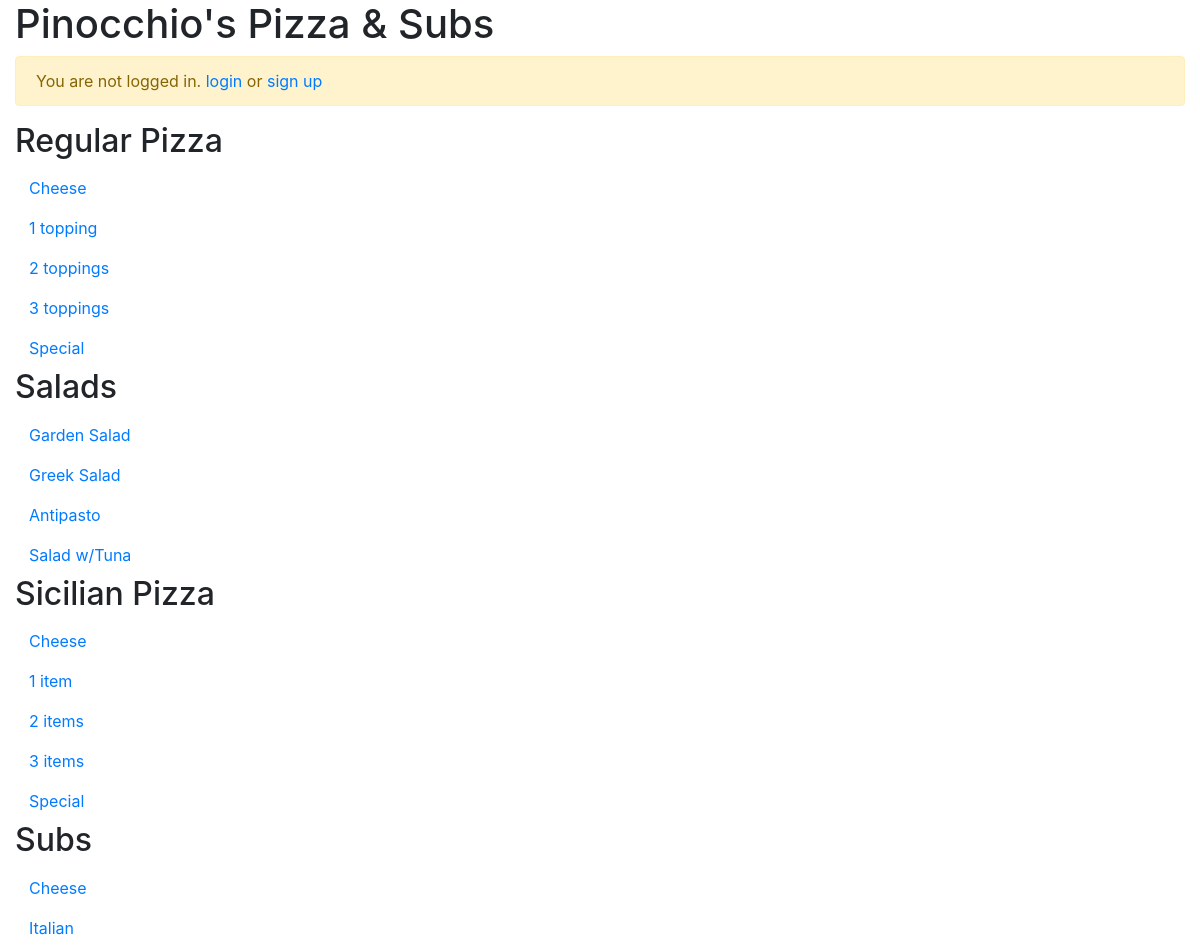
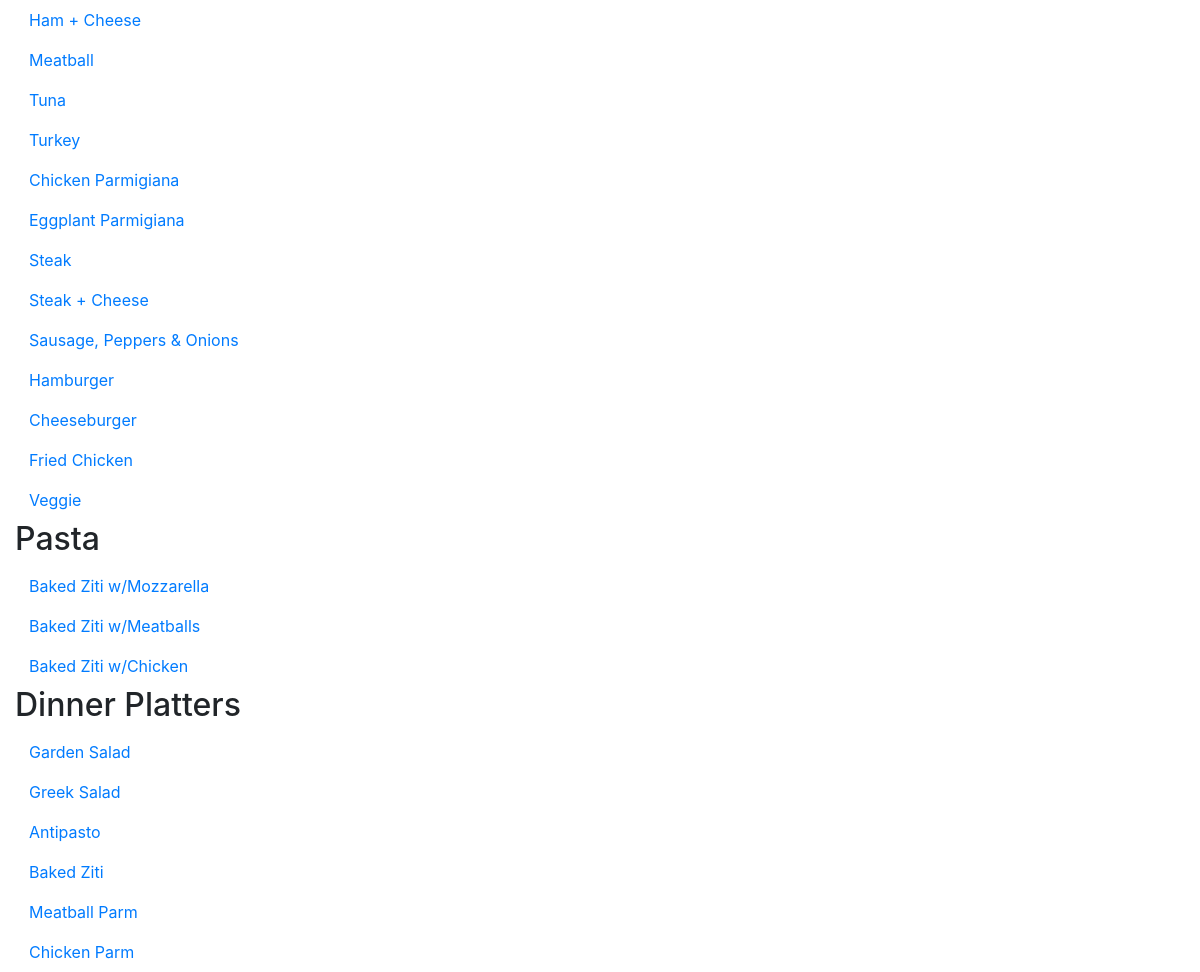
The page / on the database its author committed (2 pictures, top to bottom).
### orders/models.py (models this page shows, shortened)
class MenuSection(models.Model):
    title = models.CharField(max_length=30)
    global_available_toppings = models.ManyToManyField(Topping, blank=True)
    topping_price_is_included = models.BooleanField("Prices for toppings are included in the price of the dish")
    def __str__(self):
        return self.title

class Dish(models.Model):
    name = models.CharField(max_length=30)
    min_global_toppings = models.PositiveSmallIntegerField(default=0)
    max_global_toppings = models.PositiveSmallIntegerField(default=0)
    min_local_toppings = models.PositiveSmallIntegerField(default=0)
    max_local_toppings = models.PositiveSmallIntegerField(default=0)
    price = models.DecimalField(max_digits=4, decimal_places=2, null=True, blank=True)
    price_small = models.DecimalField("Small size price", max_digits=4, decimal_places=2, null=True, blank=True)
    price_large = models.DecimalField("Large size price", max_digits=4, decimal_places=2, null=True, blank=True)
    menu_section = models.ForeignKey(MenuSection, on_delete=models.CASCADE)
    local_available_toppings = models.ManyToManyField(Topping, blank=True)

### orders/views.py (the view)
# urls.py: path("", views.menu, name="menu"),
def menu(request):
    menu = {
        menu_section: {
            'dishes': menu_section.dish_set.all(),
            'there_are_one_price_dishes': any(dish.price != None for dish in menu_section.dish_set.all()),
            'topping_price_is_included': menu_section.topping_price_is_included,
        }
        for menu_section in MenuSection.objects.all()
    }
    variables = {
        'menu': menu.items(),
    }
    return render(request, 'orders/menu.html', variables)

### orders/templates/orders/menu.html (shortened to what this page needs)
{% extends 'orders/base.html' %}
{% block content %}
{% for menu_section, items in menu %}
<h2>{{ menu_section }}</h2>
<table>
  {% for dish in items.dishes %}
  <tr>
    <td>
      <form method='POST' action='/dish/'>
          <input type="submit" name='dish' value="{{ dish.name }}" class="btn btn-link">
      </form>
    </td>
  </tr>
  {% endfor %}
</table>
{% endfor %}
{% endblock %}

### orders/templates/orders/base.html (shortened to what this page needs)
{% extends 'base.html' %}
{% block heading %}
Pinocchio's Pizza & Subs
{% endblock %}
{% block header %}
{% if not user.is_authenticated %}
<div class="alert alert-warning" role="alert">
  You are not logged in. <a href="{% url 'login' %}">login</a> or <a href="{% url 'signup' %}">sign up</a>
</div>
{% endif %}
{% endblock %}

### accounts/templates/accounts/base.html
{% extends 'base.html' %}

### pinocchios/templates/base.html (shortened to what this page needs)
<!DOCTYPE html>
<html>
<head>
    <link rel="stylesheet" href="https://stackpath.bootstrapcdn.com/bootstrap/4.1.3/css/bootstrap.min.css">
</head>
<body>
    <main>
        <div class="container-fluid">
            <h1>{% block heading %} {% endblock %}</h1>
            {% block header %}{% endblock %}
            {% block content %}{% endblock %}
        </div>
    </main>
</body>
</html>

### rows shown on the page
MenuSection: title "Regular Pizza"
Dish: dish "Cheese"
Dish: dish "1 topping"
Dish: dish "2 toppings"
Dish: dish "3 toppings"
Dish: dish "Special"
MenuSection: title "Salads"
Dish: dish "Garden Salad"
Dish: dish "Greek Salad"
Dish: dish "Antipasto"
Dish: dish "Salad w/Tuna"
MenuSection: title "Sicilian Pizza"
Dish: dish "Cheese"
Dish: dish "1 item"
Dish: dish "2 items"
Dish: dish "3 items"
Dish: dish "Special"
MenuSection: title "Subs"
Dish: dish "Cheese"
Dish: dish "Italian"
Dish: dish "Ham + Cheese"
Dish: dish "Meatball"
Dish: dish "Tuna"
Dish: dish "Turkey"
Dish: dish "Chicken Parmigiana"
Dish: dish "Eggplant Parmigiana"
Dish: dish "Steak"
Dish: dish "Steak + Cheese"
Dish: dish "Sausage, Peppers & Onions"
Dish: dish "Hamburger"
Dish: dish "Cheeseburger"
Dish: dish "Fried Chicken"
Dish: dish "Veggie"
MenuSection: title "Pasta"
Dish: dish "Baked Ziti w/Mozzarella"
Dish: dish "Baked Ziti w/Meatballs"
Dish: dish "Baked Ziti w/Chicken"
MenuSection: title "Dinner Platters"
Dish: dish "Garden Salad"
Dish: dish "Greek Salad"
Dish: dish "Antipasto"
Dish: dish "Baked Ziti"
Dish: dish "Meatball Parm"
Dish: dish "Chicken Parm"
